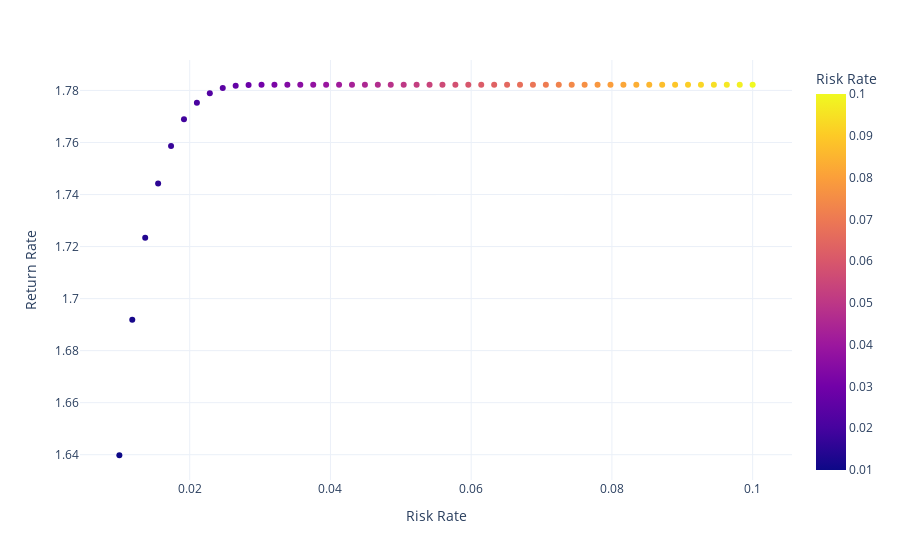

The notebook cell saved with this chart:
### Code cell
fig_ERR = px.scatter(stats_ERR, x='Risk Rate', y='Return Rate',color = 'Risk Rate')
fig_ERR.update_layout(showlegend=False)
